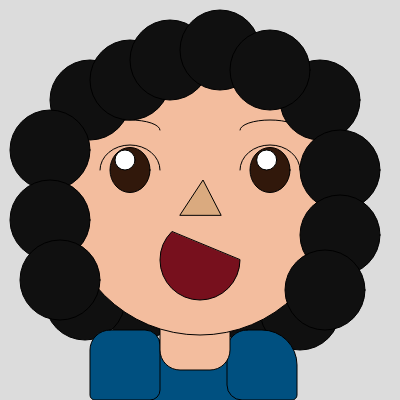
Frame 1 (no input)
Frame 60 (no input): identical to frame 1, image omitted
Frame 120 (the mouse pressed at the canvas centre since frame 60): identical to frame 1, image omitted

The p5.js sketch that drew this single still picture (run headless with seeded random() and noise() and a simulated clock; from frame 60 on, the mouse is pressed at the canvas centre):

// p5.js sketch
// ── sketch.js
function setup() {
    createCanvas(400, 400);
  }
  
  function draw() {
    
    let i = width/2;
    let j = height/2;
    
    background(220);
    fill(16,16,16);
    circle(140,300,80);
    circle(85,300,80);
    circle(260,310,80);
    circle(300,310,80);
    fill(0,80,128);
    rect(135,340,120,120,20);
    square(90,330,70,20,15,10,5);
    square(227,330,70,20,35,5,15);
    
    fill(243,189,158);
    rect(160,290,70,80,20);
    
    fill(243,189,158);
    ellipse(i,j, 270,270)
    
    fill(119,16,29);
    arc(200, 260, 80, 80, 0, PI + QUARTER_PI, CHORD);
    fill(243,189,158);
    arc(130, 170, 60, 50, PI, TWO_PI);
    arc(270, 170, 60, 50, PI, TWO_PI);
    
    arc(130, 130, 60, 20, PI, TWO_PI);
    arc(270, 130, 60, 20, PI, TWO_PI);
    fill(49,24,11);
    ellipse(130, 170, 40, 45);
    ellipse (270, 170, 40, 45);
    
      let a = width/3.2
      let b = height/2.5
      let c = width/1.5
      let d = height/2.5
      fill(255);
      ellipse(a,b, 20,20);
      ellipse(c,d, 20,20)
    
    fill(218,170,127);
    triangle(180, 215, 203, 180, 221, 215); 
    
    fill(16,16,16);
    circle(90,100,80);
    circle(320,100,80);
    circle(130,80,80);
    circle(170,60,80);
    circle(220,50,80);
    circle(270,70,80);
    circle(50,150,80);
    circle(50,220,80);
    circle(60,280,80);
    circle(340,170,80);
    circle(340,235,80);
    circle(325,290,80);
  }
